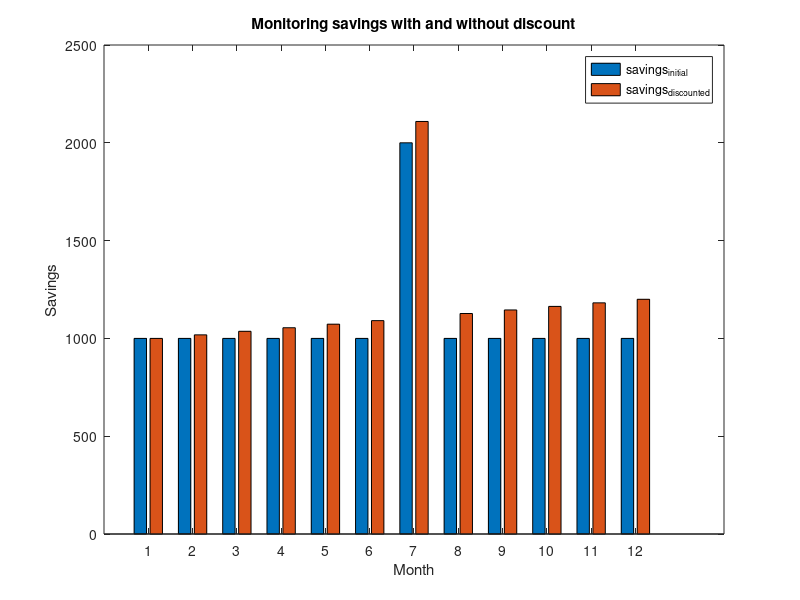
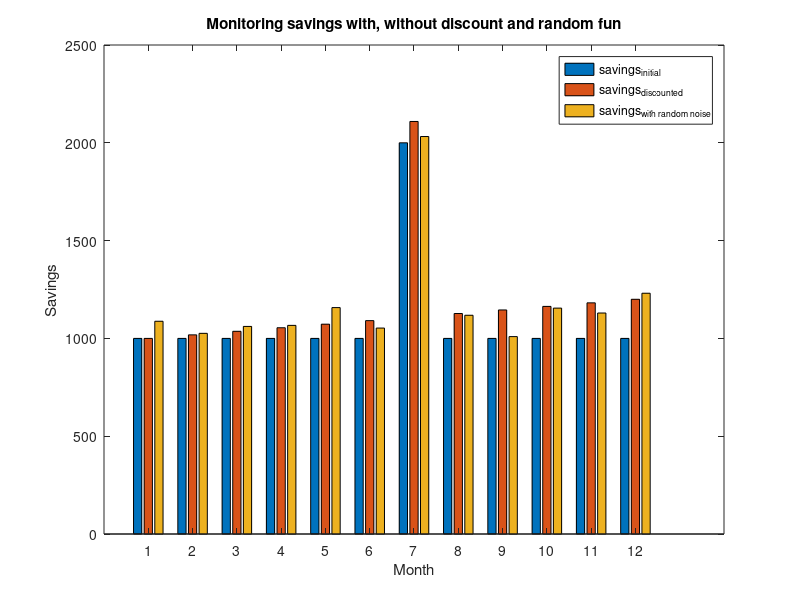

These figures' MATLAB source, in order: (Note: this script raises an error after producing the figures.)
%% Homework 0 - Question 2 - Mrugank Dake
clear; clc; close all;

%% 3a)
% A column vector of 12 elements each of 3000 representing a steady income
% source of 3000 per month
income = 3000 * ones(12, 1);
disp('The column vector is:')
disp(income)

%% 3b)
% Due to the TAship, the income for the 7th month is now 4000. Therefore,
% the resulting income vector becomes:
income(7) = 4000;
disp('The update vector is:')
disp(income)

%% 3c)
% The expenses matrix has four columns: rent, grocery, clothing, fun in the
% order. The expenses for each month are kept constant and also the expense
% across each domain is also kept constant, say 500 each.
expenses = repmat(500, 12, 4);
disp('The expenses matrix is:')
disp(expenses)

%% 3d)
% The saving vector is the difference between the income vector and the
% row-sum vector of the expenses matrix
savings = income - sum(expenses, 2);
disp('The savings vector is:')
disp(savings)

%% 3e)
% The discount_vector is a vector with a linear spacing from 1 to 0.8 with
% 12 equal-spaced intervals
discount_vector = linspace(1, .8, 12);
% Transforming the grocery and clothing columns i.e. columns 2 and 3 of the expenses matrix
% using the discount matrix
expenses(:, 2:3) = expenses(:, 2:3) .* discount_vector';
disp('The resulting expenses matrix after discounting is:')
disp(expenses)

%% 3f)
% First, the savings can be updated with a second column that represents
% the savings after taking into account the discounted expenses
savings(:, 2) = income - sum(expenses, 2);
% The savings can then be visualized as a grouped bar plot with the initla
% and the discounted savings
figure;
h = bar(savings, 'grouped');
set(h, {'DisplayName'}, {'savings_{initial}', 'savings_{discounted}'}')
xlabel('Month')
ylabel('Savings')
title('Monitoring savings with and without discount')
legend()

%% 3g)
% The Gaussian vector that accounts for the random variation can be
% constructed using the randn. The standard deviation of 100 can be
% incorporated by multiplying each element of the resulting vector with
% 100. This Gaussian distribution is already centered at 0. Hence the mean
% of 0 is already accounted for.
gaus_vector = 100 .* randn(12, 1);
% The fun is the column 4 of the expenses matrix. Adding gaus_vector to the
% fun column:
expenses(:, 4) = expenses(:, 4) + gaus_vector;
% Updating the savings with the incorporation of noise in fun
savings(:, 3) = income - sum(expenses, 2);
figure;
h = bar(savings, 'grouped');
set(h, {'DisplayName'}, {'savings_{initial}', 'savings_{discounted}', 'savings_{with random noise}'}')
xlabel('Month')
ylabel('Savings')
title('Monitoring savings with, without discount and random fun')
legend()
% Visualizing the random vector that was added to the fun column can be
% done using the histogram function
figure;
histogram(gaus_vector)

%% 3h)
% We can create a structure for each card with three fields: points from the
% table given in the question, rewards computed my multiplying the points to
% the expenses computed in 3g and the savings that can be computed by
% adding the rewards to the savings

card(1).points = [0, 1, 2, 3] ./ 100;
card(2).points = [0, 2, 2, 1] ./ 100;
card(3).points = [0.1, 1, 1, 2] ./ 100;

for c = 1:numel(card)
    figure;
    card(c).rewards = expenses * card(c).points';
    card(c).savings = savings(:, 3) + card(c).rewards;
    bar(card(c).savings)
    title(['Savings for card ', num2str(c)])
    xlabel('Month')
    ylabel('Savings')
end

rewards_array = [card.rewards];
[m6, i6] = max(sum(rewards_array(1:6, :)));
disp(['The highest rewards for the first 6 months is for the card ', num2str(i6), ...
    ' with the total reward of ', num2str(m6)])

[m12, i12] = max(sum(rewards_array(1:6, :)));
disp(['The highest rewards for all the months is for the card ', num2str(i12), ...
    ' with the total reward of ', num2str(m12)])
